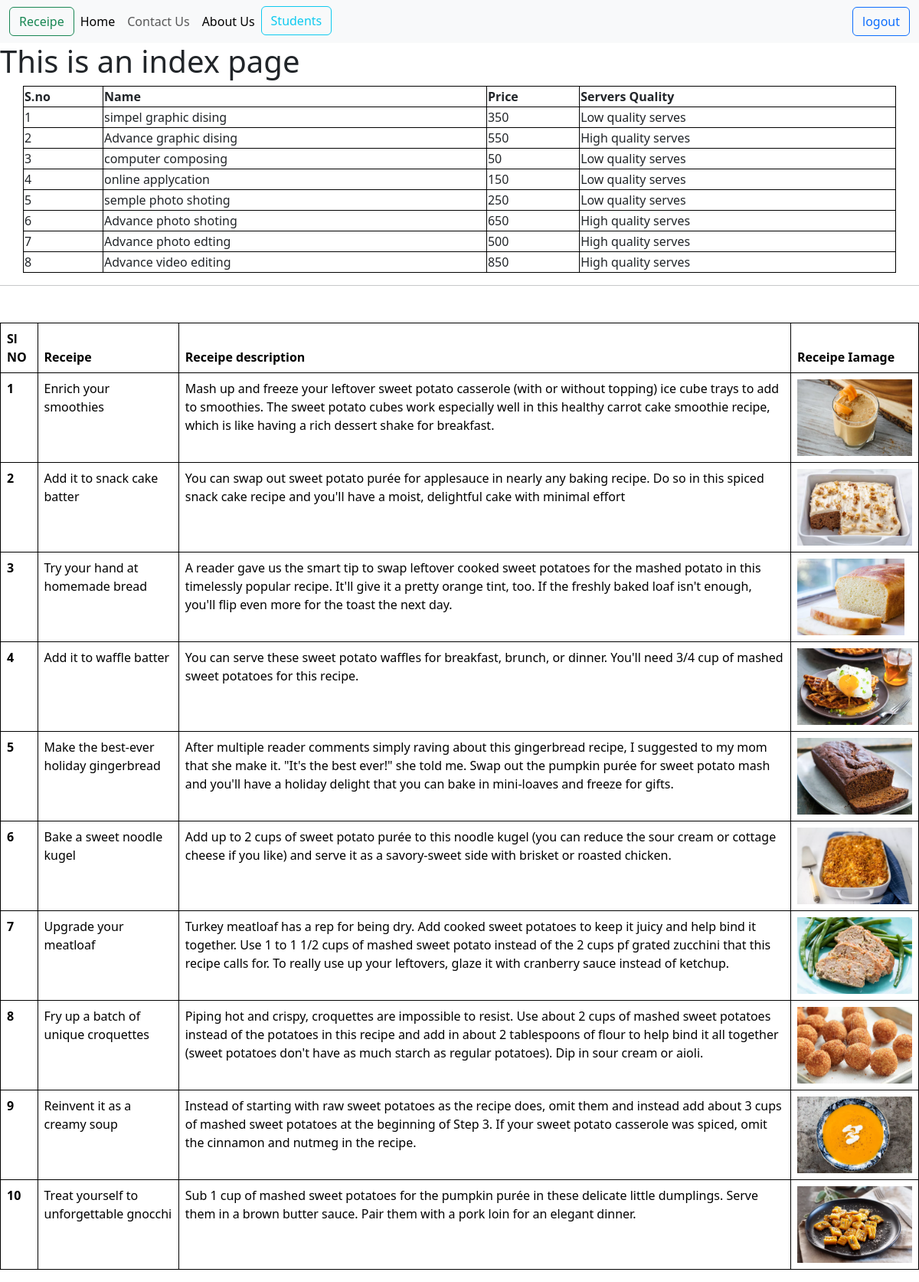
The app's page / (signed in) with its own data.
### vage/models.py (models this page shows, shortened)
class Receipe(models.Model):
    user = models.ForeignKey(User,on_delete=models.SET_NULL,null=True,blank=True)
    receipe_name = models.CharField(max_length=100)
    slug = models.SlugField(unique=True)
    receipe_description = models.TextField()
    receipe_image = models.ImageField(upload_to="receipe")
    receipe_view_count = models.IntegerField(default=1)
    is_deleted = models.BooleanField(default=False)
    objects = ReceipeManager()
    admin_objects = models.Manager()

### home/views.py (the view, shortened to what this page needs)
# urls.py: 2. Add a URL to urlpatterns:  path('', views.home, name='home')
@login_required(login_url="/login/")
def home(request):
    serveses = [
        {"name": "simpel graphic dising","price": 350},
        {"name": "Advance graphic dising","price": 550},
        {"name": "computer composing ","price":50},
        {"name": "online applycation","price":150},
        {"name": "semple photo shoting","price":250},
        {"name": "Advance photo shoting","price":650},
        {"name": "Advance photo edting","price":500},
        {"name": "Advance video editing","price":850},
    ]
    qureyset = Receipe.objects.all()
    if request.GET.get("Search"):
         qureyset = qureyset.filter(receipe_name__icontains = request.GET.get("Search"))
    context = {"receipes": qureyset,
               "page":"Graphics Printing",
               "serveses":serveses,
               }
    return render(request,"home.t/index.html",context)

### vage/models.py (called while the page is built)
    def get_queryset(self):
        return super().get_queryset().filter(is_deleted = False)

### home/templates/home.t/index.html (shortened to what this page needs)
{% extends "base.html" %}
{% block start %}
    <h1>This is an index page</h1>
    <table class="container">
        <tr>
            <th>S.no</th>
            <th>Name</th>
            <th>Price</th>
            <th>Servers Quality</th>
        </tr>
        {% for serve in serveses %}
        <tr>
            <td>{{ forloop.counter }}</td>
            <td>{{ serve.name }}</td>
            <td>{{ serve.price }}</td>
            <td {% if serve.price >= 500 %}  {% endif %}>
                {% if serve.price < 500 %}
                    Low quality serves
                {% else %}
                    High quality serves
                {% endif %}
            </td>
        </tr>
        {% endfor %}
      </table>
      <hr>
    <table class="table mt-5">
        <thead>
          <tr>
            <th scope="col">Sl NO</th>
            <th scope="col">Receipe</th>
            <th scope="col">Receipe description</th>
            <th scope="col">Receipe Iamage</th>
          </tr>
        </thead>
        <tbody>
          {% for receipe in receipes %}
          <tr>
            <th scope="row">{{forloop.counter}}</th>
            <td>{{receipe.receipe_name}}</td>
            <td>{{receipe.receipe_description}}</td>
            <td>
              <img src="/media/{{receipe.receipe_image}}" style="height: 100px;" > </td>
          </tr>
          {% endfor %}
        </tbody>
      </table>
{% endblock %}

### home/templates/base.html (shortened to what this page needs)
<!DOCTYPE html>
<html lang="en">
<head>
    <link href="https://cdn.jsdelivr.net/npm/bootstrap@5.3.2/dist/css/bootstrap.min.css" rel="stylesheet">
</head>
<body>
  <nav class="navbar navbar-expand-lg bg-body-tertiary">
    <div class="container-fluid">
      <a class="btn btn-outline-success" href="/receipes/">Receipe</a>
      <div class="collapse navbar-collapse" id="navbarSupportedContent">
        <ul class="navbar-nav me-auto mb-2 mb-lg-0">
          <li class="nav-item">
            <a class="nav-link active" aria-current="page" href="/">Home</a>
          </li>
          <li class="nav-item">
            <a class="nav-link" href="/contact/">Contact Us</a>
          </li>
          <li class="nav-item">
            <a class="nav-link active" aria-current="page" href="/about/">About Us</a>
          </li>
          <li class="nav-item">
            <a class="btn btn-outline-info" aria-current="page" href="/Student/"> Students</a>
          </li>
        </ul>
        <form class="d-flex" role="search">
      {% if request.user.is_authenticated %}
                <a href="/logout/" class="btn btn-outline-primary"  type="submit">logout</a>
      {% else %}
          <a href="/login/" class="btn btn-outline-primary"  type="submit">login</a>
            {% endif %}
        </form>
      </div>
    </div>
  </nav>
    {% block start %}
    {% endblock %}
</body>
</html>

### home/templates/base.html (style rules this page uses)
table, th, td { border: 1px solid black; }

### records on screen
Receipe: receipe_name "Enrich your smoothies", receipe_description "Mash up and freeze your leftover sweet potato casserole (with or without topping) ice cube trays to add to smoothies. The sweet potato cubes work especially well in this healthy carrot cake smoothie recipe, which is like having a rich dessert shake for breakfast.", receipe_image (picture)
Receipe: receipe_name "Add it to snack cake batter", receipe_description "You can swap out sweet potato purée for applesauce in nearly any baking recipe. Do so in this spiced snack cake recipe and you'll have a moist, delightful cake with minimal effort", receipe_image (picture)
Receipe: receipe_name "Try your hand at homemade bread", receipe_description "A reader gave us the smart tip to swap leftover cooked sweet potatoes for the mashed potato in this timelessly popular recipe. It'll give it a pretty orange tint, too. If the freshly baked loaf isn't enough, you'll flip even more for the toast the next day.", receipe_image (picture)
Receipe: receipe_name "Add it to waffle batter", receipe_description "You can serve these sweet potato waffles for breakfast, brunch, or dinner. You'll need 3/4 cup of mashed sweet potatoes for this recipe.", receipe_image (picture)
Receipe: receipe_name "Make the best-ever holiday gingerbread", receipe_description "After multiple reader comments simply raving about this gingerbread recipe, I suggested to my mom that she make it. \"It's the best ever!\" she told me. Swap out the pumpkin purée for sweet potato mash and you'll have a holiday delight that you can bake in mini-loaves and freeze for gifts.", receipe_image (picture)
Receipe: receipe_name "Bake a sweet noodle kugel", receipe_description "Add up to 2 cups of sweet potato purée to this noodle kugel (you can reduce the sour cream or cottage cheese if you like) and serve it as a savory-sweet side with brisket or roasted chicken.", receipe_image (picture)
Receipe: receipe_name "Upgrade your meatloaf", receipe_description "Turkey meatloaf has a rep for being dry. Add cooked sweet potatoes to keep it juicy and help bind it together. Use 1 to 1 1/2 cups of mashed sweet potato instead of the 2 cups pf grated zucchini that this recipe calls for. To really use up your leftovers, glaze it with cranberry sauce instead of ketchup.", receipe_image (picture)
Receipe: receipe_name "Fry up a batch of unique croquettes", receipe_description "Piping hot and crispy, croquettes are impossible to resist. Use about 2 cups of mashed sweet potatoes instead of the potatoes in this recipe and add in about 2 tablespoons of flour to help bind it all together (sweet potatoes don't have as much starch as regular potatoes). Dip in sour cream or aioli.", receipe_image (picture)
Receipe: receipe_name "Reinvent it as a creamy soup", receipe_description "Instead of starting with raw sweet potatoes as the recipe does, omit them and instead add about 3 cups of mashed sweet potatoes at the beginning of Step 3. If your sweet potato casserole was spiced, omit the cinnamon and nutmeg in the recipe.", receipe_image (picture)
Receipe: receipe_name "Treat yourself to unforgettable gnocchi", receipe_description "Sub 1 cup of mashed sweet potatoes for the pumpkin purée in these delicate little dumplings. Serve them in a brown butter sauce. Pair them with a pork loin for an elegant dinner.", receipe_image (picture)

### other values on screen
{{ serve.name }} "simpel graphic dising" "Advance graphic dising" "computer composing" "online applycation" "semple photo shoting" "Advance photo shoting" "Advance photo edting" "Advance video editing"
{{ serve.price }} "350" "550" "50" "150" "250" "650" "500" "850"
